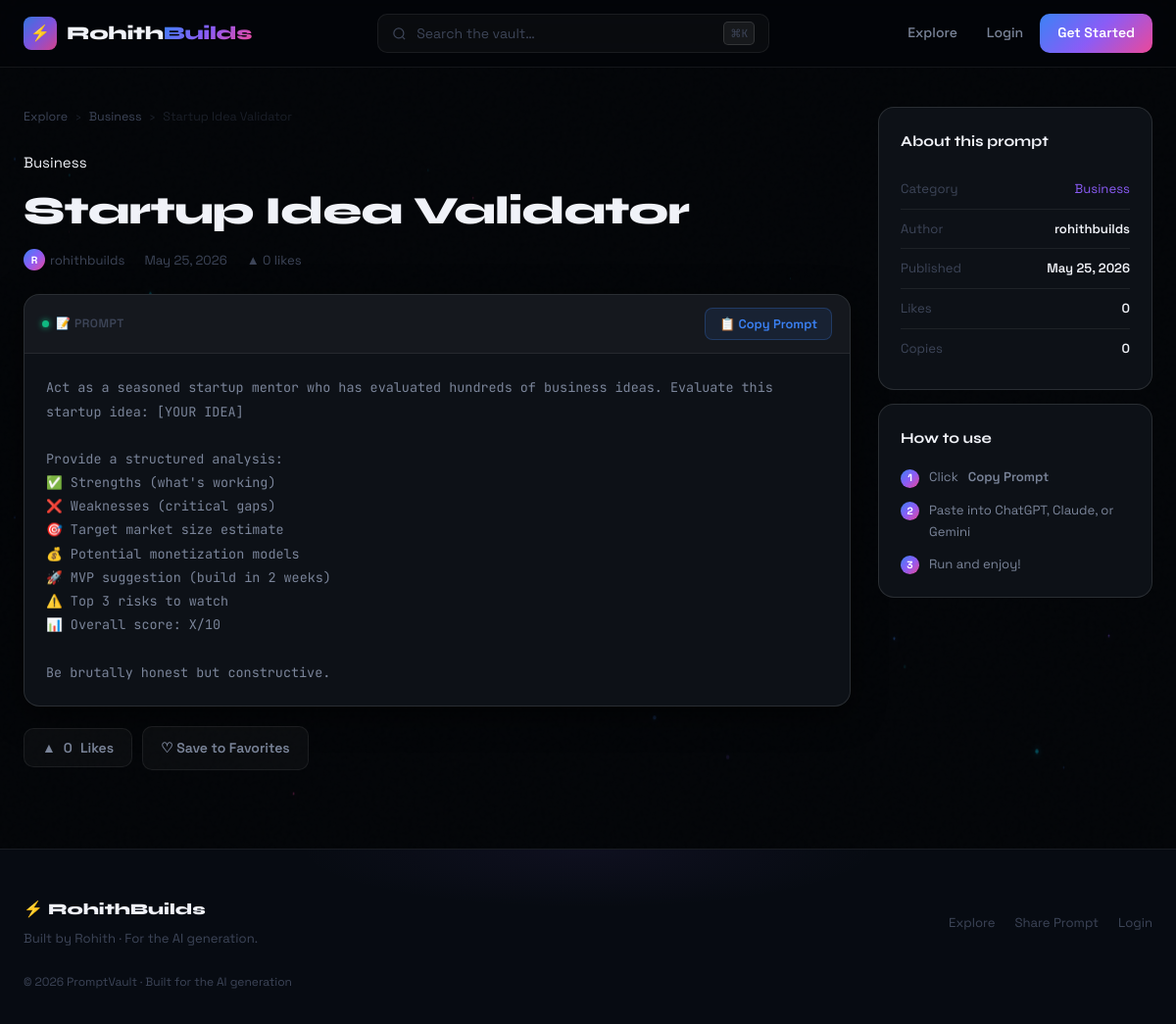
/prompt/3, run on the app's committed database.
### models.py (models this page shows, shortened)
class Prompt(db.Model):
    __tablename__ = "prompts"
    id = db.Column(db.Integer, primary_key=True)
    title = db.Column(db.String(200), nullable=False)
    content = db.Column(db.Text, nullable=False)
    category = db.Column(db.String(50), nullable=False, default="General")
    likes = db.Column(db.Integer, default=0)
    copies = db.Column(db.Integer, default=0)
    user_id = db.Column(db.Integer, db.ForeignKey("users.id"), nullable=False)
    created_at = db.Column(db.DateTime, default=datetime.utcnow)
    favorites = db.relationship("Favorite", backref="prompt", lazy=True, cascade="all, delete-orphan")

class User(UserMixin, db.Model):
    __tablename__ = "users"
    id = db.Column(db.Integer, primary_key=True)
    username = db.Column(db.String(80), unique=True, nullable=False)
    email = db.Column(db.String(120), unique=True, nullable=False)
    password_hash = db.Column(db.String(256), nullable=False)
    created_at = db.Column(db.DateTime, default=datetime.utcnow)
    prompts = db.relationship("Prompt", backref="author", lazy=True, cascade="all, delete-orphan")
    favorites = db.relationship("Favorite", backref="user", lazy=True, cascade="all, delete-orphan")

### app.py (the view)
@app.route("/prompt/<int:prompt_id>")
def prompt_detail(prompt_id):
    prompt = Prompt.query.get_or_404(prompt_id)
    is_favorite = False
    if current_user.is_authenticated:
        is_favorite = Favorite.query.filter_by(
            user_id=current_user.id, prompt_id=prompt_id
        ).first() is not None
    return render_template("prompt_detail.html", prompt=prompt, is_favorite=is_favorite)

### app.py (called while the page is built)
@app.context_processor
def inject_csrf_token():
    is_admin = (
        current_user.is_authenticated
        and getattr(current_user, "email", None) == app.config["ADMIN_EMAIL"]
    )
    return dict(csrf_token=generate_csrf, is_admin=is_admin)

### templates/prompt_detail.html (shortened to what this page needs)
{% extends "base.html" %}
{% block content %}
<div class="container detail-page">
  <div class="detail-main">
    <div class="breadcrumb">
      <a href="{{ url_for('index') }}">Explore</a>
      <span>›</span>
      <a href="{{ url_for('index', category=prompt.category) }}">{{ prompt.category }}</a>
      <span>›</span>
      <span>{{ prompt.title[:40] }}{% if prompt.title|length > 40 %}…{% endif %}</span>
    </div>
    <div class="detail-header">
      <span class="card-cat cat-{{ prompt.category|lower }} card-cat-lg">{{ prompt.category }}</span>
      <h1 class="detail-title">{{ prompt.title }}</h1>
      <div class="detail-meta">
        <span class="detail-author">
          <span class="mini-avatar">{{ prompt.author.username[0].upper() }}</span>
          {{ prompt.author.username }}
        </span>
        <span class="detail-date">{{ prompt.created_at.strftime('%B %d, %Y') }}</span>
        <span class="detail-likes">▲ {{ prompt.likes }} likes</span>
      </div>
    </div>
    <div class="detail-content-box">
      <div class="detail-content-header">
        <span class="detail-content-label">📝 Prompt</span>
        <button class="btn-copy-lg" id="copyBtn" onclick="copyDetailPrompt({{ prompt.id }}, this)">
          📋 Copy Prompt
        </button>
      </div>
      <pre class="detail-prompt-text" id="promptContent">{{ prompt.content }}</pre>
    </div>
    <div class="detail-actions">
      <button class="btn-like-lg" id="likeBtn" onclick="likePromptDetail({{ prompt.id }}, this)">
        <span>▲</span> <span id="likeCount">{{ prompt.likes }}</span> Likes
      </button>
      {% if current_user.is_authenticated %}
        <button
          class="btn-fav-lg {% if is_favorite %}active{% endif %}"
          id="favBtn"
          onclick="toggleFavDetail({{ prompt.id }}, this)"
        >
          {% if is_favorite %}♥ Saved{% else %}♡ Save{% endif %}
        </button>
      {% else %}
        <a href="{{ url_for('login') }}" class="btn-fav-lg">♡ Save to Favorites</a>
      {% endif %}
    </div>
  </div>
  <aside class="detail-sidebar">
    <div class="sidebar-card">
      <h3>About this prompt</h3>
      <div class="sidebar-info-row">
        <span>Category</span>
        <a href="{{ url_for('index', category=prompt.category) }}">{{ prompt.category }}</a>
      </div>
      <div class="sidebar-info-row">
        <span>Author</span>
        <strong>{{ prompt.author.username }}</strong>
      </div>
      <div class="sidebar-info-row">
        <span>Published</span>
        <strong>{{ prompt.created_at.strftime('%b %d, %Y') }}</strong>
      </div>
      <div class="sidebar-info-row">
        <span>Likes</span>
        <strong>{{ prompt.likes }}</strong>
      </div>
      <div class="sidebar-info-row">
        <span>Copies</span>
        <strong>{{ prompt.copies or 0 }}</strong>
      </div>
    </div>
    <div class="sidebar-card">
      <h3>How to use</h3>
      <ol class="how-to-list">
        <li>Click <strong>Copy Prompt</strong></li>
        <li>Paste into ChatGPT, Claude, or Gemini</li>
        <li>Run and enjoy!</li>
      </ol>
    </div>
  </aside>
</div>
{% endblock %}

### data on the page
Prompt: category "Business", title "Startup Idea Validator", created_at "May 25, 2026", likes "0", content "Act as a seasoned startup mentor who has evaluated hundreds of business ideas. Evaluate this startup idea: [YOUR IDEA] Provide a structured analysis: ✅ Strengths (what's working) ❌ Weaknesses (critical gaps) 🎯 Target market size estimate 💰 Potential monetization models 🚀 MVP suggestion (build in 2 weeks) ⚠️ Top 3 risks to watch 📊 Overall score: X/10 Be brutally honest but constructive.", copies "0"
User: author "R", author.username "rohithbuilds"
